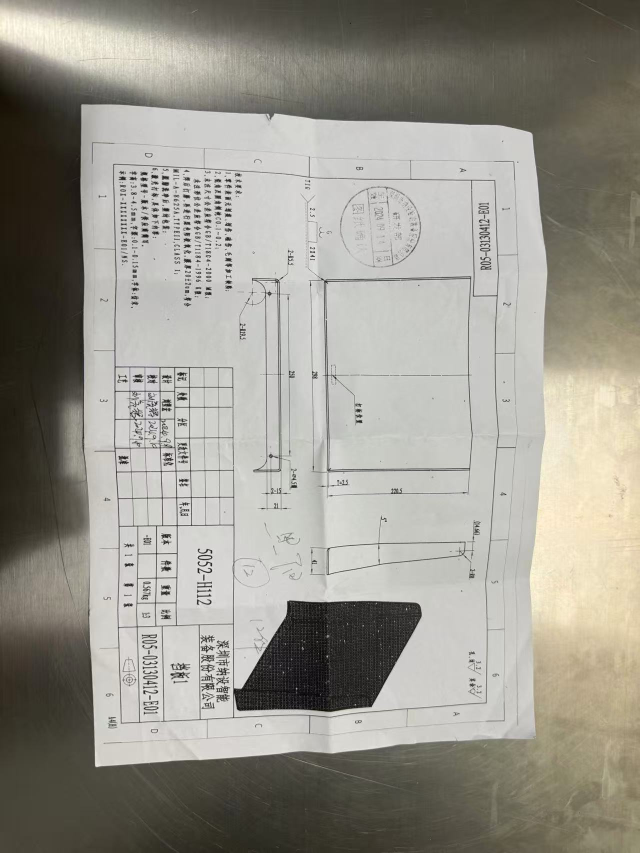
#> input picture data/raw/1.jpg, 1279 x 1706 px (shown at 1/2 size)
$ python dimension_model.py ../../data/raw/1.jpg
#> lines starting #> are read from the running program, lines starting #| are printed output that depends on the picture; after the words box and inside, x2 and y2 are one past the last pixel; in counts of white or black regions, pixels touching at a corner belong together
### src/config.py
# -*- coding: utf-8 -*-
"""
IQC 智能来料检测系统 - 全局配置
集中管理路径、参数，方便后续迁移/企业落地时调整。
"""
from pathlib import Path

# ============ 项目根路径 ============
BASE_DIR = Path(__file__).resolve().parent.parent

# ============ 数据目录 ============
DATA_DIR = BASE_DIR / "data"
RAW_DIR = DATA_DIR / "raw"              # 原始来料照片
STD_PARTS_DIR = DATA_DIR / "standard_parts"  # 标准件规格模拟图
DRAWINGS_DIR = DATA_DIR / "drawings"    # 图纸文件（PDF/图片）
DB_DIR = DATA_DIR / "db"
DB_PATH = DB_DIR / "iqc_records.db"

# ============ 模型目录 ============
MODEL_DIR = BASE_DIR / "models"
SPEC_MODEL_PATH = MODEL_DIR / "spec_classifier.pth"   # 规格识别 CNN
DEFECT_MODEL_PATH = MODEL_DIR / "defect_yolov8n.pt"   # 缺陷检测 YOLO
FASTENER_DEFECT_MODEL_PATH = MODEL_DIR / "fastener_defect_yolov8n.pt"  # 紧固件表面缺陷 YOLO
THREAD_MODEL_PATH = MODEL_DIR / "thread_classifier.pth"                # 螺纹状态 CNN

# ============ 规格识别（标准件分类）============
SPEC_CLASSES = ["M3", "M4", "M5", "M6", "M8"]   # 标准件规格类别（可扩展）
SPEC_IMG_SIZE = (256, 256)
SPEC_MODEL_TRAIN = "resnet18"                     # 'spec_cnn' | 'resnet18' 等

# ============ 紧固件表面缺陷（YOLO）============
# 在标准件俯视图上程序生成的缺陷，类别名对应画法
FASTENER_DEFECT_CLASSES = ["scratch", "pitted", "crack"]
FASTENER_DEFECT_DATA = DATA_DIR / "fastener_defects"      # YOLO 格式数据集（images+labels+data.yaml）
FASTENER_DEFECT_CONF_THRESH = 0.25
FASTENER_DEFECT_IMG_SIZE = 640

# ============ 螺纹状态（侧视图分类）============
THREAD_SIDE_DIR = DATA_DIR / "thread_side"        # 侧视图数据集 {train,val}/{good,missing,broken}
THREAD_CLASSES = ["good", "missing", "broken"]    # 正常 / 缺牙 / 烂牙
THREAD_IMG_SIZE = (224, 224)

# ============ 尺寸测量（传统 CV）============
# 标定系数：像素 ↔ 毫米（Phase 0 用模拟生成器已知值，Phase 1 用标定板实测）
# 该值同时决定模拟数据中零件在画布上的像素尺寸，须兼顾"规格区分度"与"不溢出"：
#   直径档位 M3~M8 = 82/105/127/150/195px（间隔22-25px，分类可分）
#   M8 垫片外径 = 13mm×1.25×15 = 244px < 256 画布（不溢出）
CALIB_PX_PER_MM = 15.0
# 标准件名义直径（头部直径 mm，GB/T 70.1 内六角螺钉），公差默认 ±0.2mm
SPEC_NOMINAL_HEAD_MM = {"M3": 5.5, "M4": 7.0, "M5": 8.5, "M6": 10.0, "M8": 13.0}
SPEC_HEAD_TOLERANCE_MM = 0.2
# 尺寸验证集目录（生成带真值 manifest 的图，用于验证测量精度）
DIMENSION_TEST_DIR = DATA_DIR / "dimension_test"

# ============ 缺陷检测（YOLO / NEU-DET）============
# NEU-DET 6 类缺陷
DEFECT_CLASSES = ["crazing", "inclusion", "patches", "pitted_surface",
                  "rolled_in_scale", "scratches"]
DEFECT_CONF_THRESH = 0.25   # 缺陷置信度阈值
DEFECT_IMG_SIZE = 640

# ============ 检测判定阈值 ============
SPEC_CONF_THRESH = 0.60     # 规格识别置信度，低于此值判定"无法识别"
SPEC_MARGIN_THRESH = 0.10   # top1-top2 概率差低于此值判定"无法识别"（间隔拒识）
DEFECT_AREA_THRESH = 0.0    # 缺陷面积阈值（保留，可扩展）

# ============ 相机/硬件（Phase 1 预留）============
CAMERA_INDEX = 0            # 本地摄像头索引（电脑镜头/手机 RTSP 预留）
CAMERA_API = "cv2"          # cv2 | basler | hikvision

# ============ 中文路径兼容：全局替换 cv2.imread/imwrite ============
# Windows 下 cv2.imread 无法读中文文件名，用 imdecode/imencode 替代。
# 用法：在模块顶部 from config import patch_cv_io; patch_cv_io() 后，
#       该模块的 cv2.imread/cv2.imwrite 自动兼容中文路径。
import cv2 as _cv2
import numpy as _np
from pathlib import Path as _Path


def _safe_imread(path, flags=_cv2.IMREAD_COLOR):
#> called with path = '../../data/raw/1.jpg', flags = 1
    p = _Path(path)
    try:
        data = _np.fromfile(p, dtype=_np.uint8)
    except Exception:
        return None
    if data.size == 0:
        return None
    return _cv2.imdecode(data, flags)
#> returned value is the input picture: shape (1706, 1279, 3); mean B, G, R 141.7, 150.9, 153.5


# [8 lines left out: function _safe_imwrite, not called in this run]


def patch_cv_io():
    """把 cv2.imread / cv2.imwrite 换成中文路径安全版本（幂等）。"""
    if getattr(_cv2, "imread", None) is not _safe_imread:
        _cv2.imread = _safe_imread
    if getattr(_cv2, "imwrite", None) is not _safe_imwrite:
        _cv2.imwrite = _safe_imwrite
    return _cv2

### src/detection/dimension_model.py
# -*- coding: utf-8 -*-
"""
尺寸测量模块（传统 CV，不训练模型）
从标准件俯视图测量关键直径，判定是否超差（尺寸不良 ③）。

流程：
    Otsu 分割 → 最大轮廓 → 判型（螺钉/垫片/螺母）→ 亚像素径向边缘圆拟合
    → 像素×标定系数=mm → 对照名义值±公差 → OK/NG

遵循光学方案设计口径：尺寸走光学测量（传统CV），AI 不做像素级猜测。
Phase 0 用模拟生成器的 px_per_mm；Phase 1 用标定板实测值。
"""
import sys
from pathlib import Path

import cv2
import numpy as np

sys.path.insert(0, str(Path(__file__).resolve().parents[1]))
from config import (SPEC_NOMINAL_HEAD_MM, SPEC_HEAD_TOLERANCE_MM,
                    CALIB_PX_PER_MM)
from gb_tolerance import linear_tolerance
from config import patch_cv_io; patch_cv_io()


# ================= 判型 =================

def _get_part_components(component_mask):
    """返回 (外轮廓, 孔轮廓列表)。用层级找外边界+内孔"""
    contours, hier = cv2.findContours(component_mask, cv2.RETR_CCOMP, cv2.CHAIN_APPROX_NONE)
    outer = max(contours, key=cv2.contourArea) if contours else None
    holes = []
    if outer is not None and hier is not None:
        # hier: [next, prev, first_child, parent]
        for i, h in enumerate(hier[0]):
            if h[3] != -1:   # 有父轮廓 → 是孔
                area = cv2.contourArea(contours[i])
                if area > 100:
                    holes.append(contours[i])
    return outer, holes


def _detect_part_type(mask, outer_contour, holes):
    """根据外轮廓形状 + 孔特征判型：screw / washer / nut / unknown"""
    if outer_contour is None:
        return "unknown"
    area = cv2.contourArea(outer_contour)
    if area <= 0:
        return "unknown"
    # 圆度：外接圆面积 vs 实际面积（圆→接近1；六角→略低）
    (x, y), r = cv2.minEnclosingCircle(outer_contour)
    circularity = area / (np.pi * r * r) if r > 0 else 0
    # 顶点数：轮廓近似后的角点
    peri = cv2.arcLength(outer_contour, True)
    approx = cv2.approxPolyDP(outer_contour, 0.02 * peri, True)
    n_verts = len(approx)
    # 孔：用最大内孔面积占比（washer 孔≈外径×0.42，占面积≈17%；screw 六角孔≈外径×0.45）
    hole_area = max((cv2.contourArea(h) for h in holes), default=0)
    hole_ratio = hole_area / area if area > 0 else 0

    if n_verts == 6 and 0.55 < circularity < 0.98:
        return "nut"               # 六角轮廓 → 螺母（可带小孔）
    if hole_ratio > 0.06 and circularity > 0.85:
        return "washer"            # 高圆度 + 明显中心通孔 → 垫片
    if circularity > 0.85:
        return "screw"             # 高圆度 + 无大孔 → 螺钉头
    return "unknown"


# [63 lines left out: functions infer_spec, _subpixel_edge_along_ray, _bilinear, _fit_circle_radius, not called in this run]


# ================= 主测量 =================

def measure_dimensions(img_bgr, px_per_mm=None, expected_spec=None):
    """
    测量标准件俯视图的直径。
    返回 dict：
        part_type, outer_diam_px, outer_diam_mm, inner_diam_mm (垫片孔径/螺母内径),
        status (OK/NG), nominal_mm, tolerance_mm, overlay (标注图)
    """
    px_per_mm = px_per_mm or CALIB_PX_PER_MM
    gray = cv2.cvtColor(img_bgr, cv2.COLOR_BGR2GRAY)
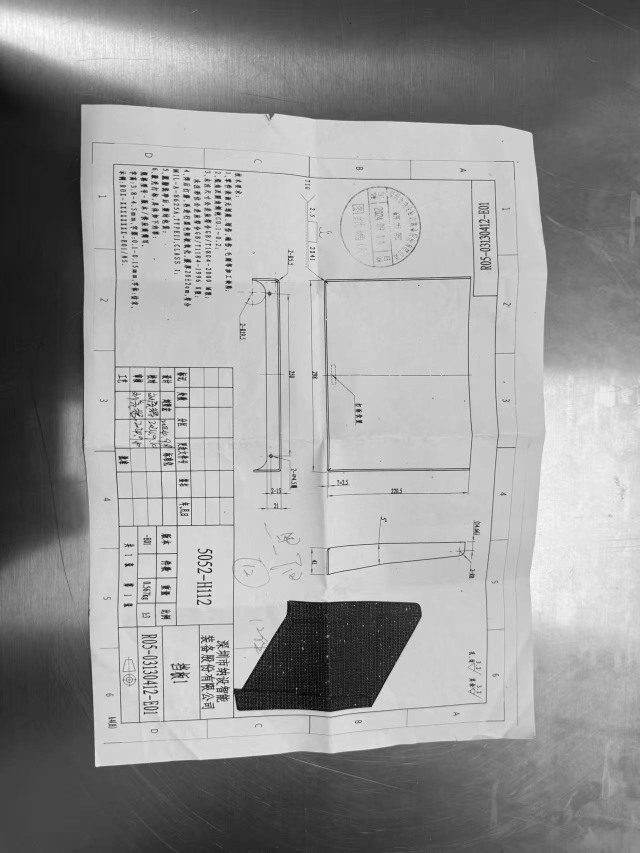
#> gray: shape (1706, 1279) (shown at 1/2 size); min 0, max 252, mean 150.6
    # 固定阈值分割：模拟图零件灰度 100+，黑背景（<30 轻微噪声抬亮）
    # 用 Otsu 在"背景占绝大比例"时阈值会漂高导致二值破碎，固定阈值更稳
    _, mask = cv2.threshold(gray, 40, 255, cv2.THRESH_BINARY)
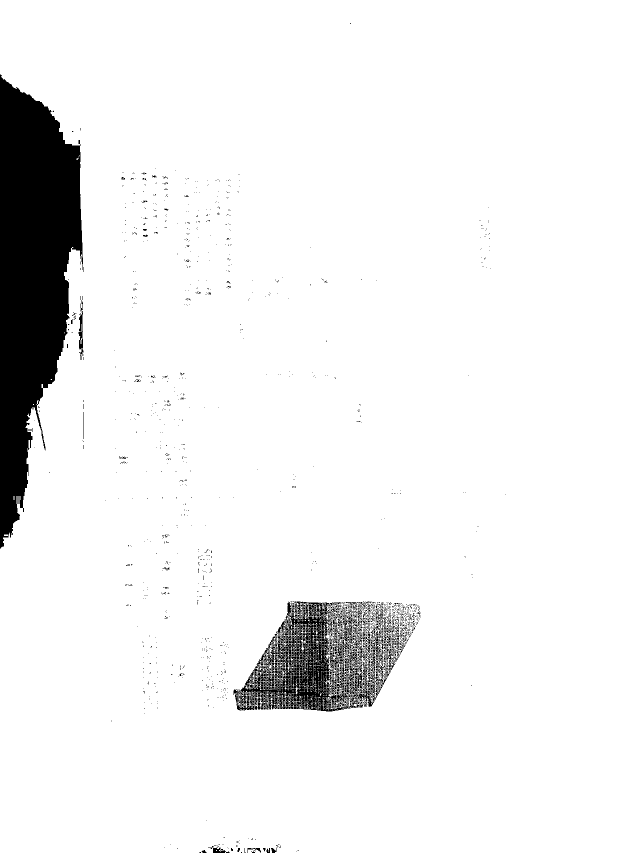
#> mask: shape (1706, 1279) (shown at 1/2 size); 93.8% white; 1312 black regions (1266 under 20 px), largest, box (x1, y1, x2, y2) and area: (0, 149, 167, 1098) 97419, (467, 1203, 804, 1423) 31884, (157, 622, 167, 720) 469
    # 取最大连通域（零件主体）
    n, labels, stats, cents = cv2.connectedComponentsWithStats(mask)
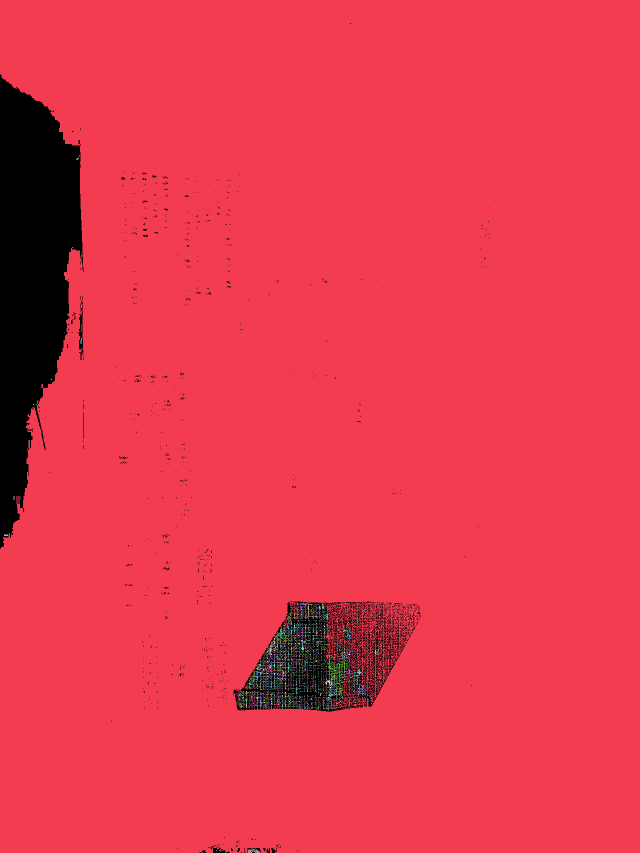
#> labels: shape (1706, 1279) int32 (shown at 1/2 size); 2049 distinct labels, from 0 to 2048; one colour per label, 0 black
#> n = 2049; stats = 2049 rows, first 6: [0, 46, 1011, 1660, 135415], [0, 0, 1279, 1706, 2036049], [157, 311, 3, 2, 4], [153, 315, 5, 5, 12], [290, 471, 2, 1, 2], [163, 503, 1, 1, 1]; cents = 2049 pairs, first value 11.5 to 792, second value 311.5 to 1703
    if n < 2:
        return {"status": "UNKNOWN", "reason": "未检测到零件", "part_type": "unknown",
                "overlay": img_bgr.copy()}
    big = 1 + int(np.argmax(stats[1:, cv2.CC_STAT_AREA]) )
#> big = 1
    big_area = stats[big, cv2.CC_STAT_AREA]
#> big_area = 2036049
    if big_area < 500:
        return {"status": "UNKNOWN", "reason": "零件区域过小", "part_type": "unknown",
                "overlay": img_bgr.copy()}
    component_mask = (labels == big).astype(np.uint8) * 255
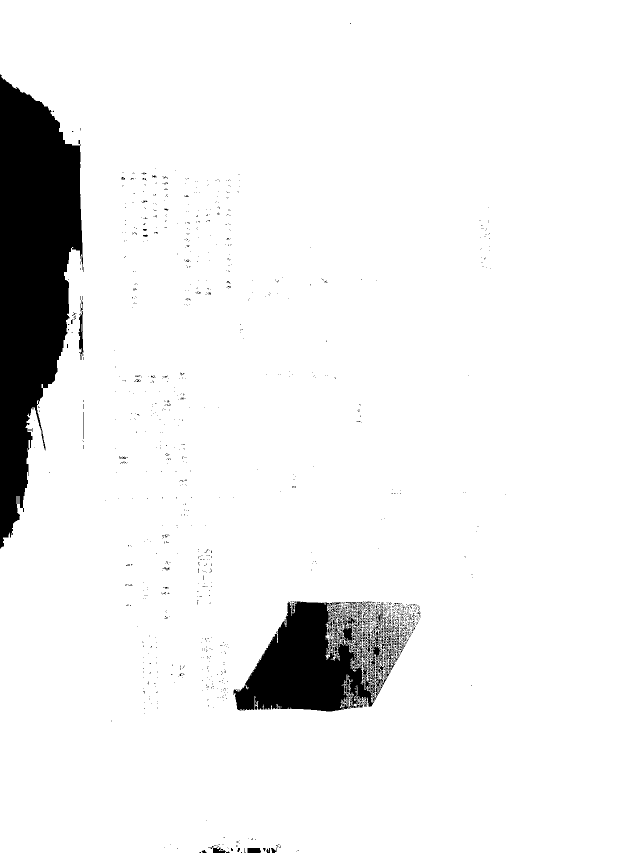
#> component_mask: shape (1706, 1279) (shown at 1/2 size); 93.3% white; 1299 black regions (1253 under 20 px)
    outer, holes = _get_part_components(component_mask)
#> in _get_part_components, `contours, hier = cv2.findContours(component_mask, cv2.RETR_CCOMP, cv2...`: contours = 2450 contours, 2284 with area under 20; largest, box (x1, y1, x2, y2) and area: (0, 0, 1279, 1706) 2080459, (466, 1202, 753, 1424) 38390, (739, 1271, 764, 1366) 822, (156, 621, 168, 721) 581, (704, 1277, 731, 1322) 443
#> in _get_part_components, `outer = max(contours, key=cv2.contourArea) if contours else None`: outer = contour of 6860 points, box (x1, y1, x2, y2) (0, 0, 1279, 1706), area 2080459
#> the loop in _get_part_components, `for i, h in enumerate(hier[0]):` made 2450 passes
#> (h, area) on passes 5, 7, 8, 13, 44, 54: ([5, 3, -1, 0], 32), ([7, 5, -1, 0], 41), ([8, 6, -1, 0], 27), ([13, 11, -1, 0], 22), ([44, 42, -1, 0], 41.5), ([54, 52, -1, 0], 32.5)
#> h on pass 1: [-1, -1, 1, -1]
#> after the loop in _get_part_components, `for i, h in enumerate(hier[0]):`: holes = 18 contours; largest, box (x1, y1, x2, y2) and area: (466, 1202, 753, 1424) 38390, (739, 1271, 764, 1366) 822, (156, 621, 168, 721) 581, (704, 1277, 731, 1322) 443, (772, 1296, 789, 1347) 282
    if outer is None:
        return {"status": "UNKNOWN", "reason": "未检测到零件轮廓", "part_type": "unknown",
                "overlay": img_bgr.copy()}
    part_type = _detect_part_type(component_mask, outer, holes)
#> in _detect_part_type, `area = cv2.contourArea(outer_contour)`: area = 2080459
#> in _detect_part_type, `(x, y), r = cv2.minEnclosingCircle(outer_contour)`: x = 639; y = 852.5; r = 1065.4
#> in _detect_part_type, `circularity = area / (np.pi * r * r) if r > 0 else 0`: circularity = 0.583
#> in _detect_part_type, `peri = cv2.arcLength(outer_contour, True)`: peri = 7015.7
#> in _detect_part_type, `approx = cv2.approxPolyDP(outer_contour, 0.02 * peri, True)`: approx = [[0, 0], [167, 534], [0, 1705], [1278, 1705], [1278, 0]]
#> in _detect_part_type, `n_verts = len(approx)`: n_verts = 5
#> in _detect_part_type, `hole_area = max((cv2.contourArea(h) for h in holes), default=0)`: hole_area = 38390.5
#> in _detect_part_type, `hole_ratio = hole_area / area if area > 0 else 0`: hole_ratio = 0.0185
#> part_type = 'unknown'

    # 中心
    M = cv2.moments(outer)
#> M = moments, m00 2080459, centre m10/m00, m01/m00 = (666.1, 866.5)
    cx = M["m10"] / M["m00"] if M["m00"] else mask.shape[1] / 2
#> cx = 666.1
    cy = M["m01"] / M["m00"] if M["m00"] else mask.shape[0] / 2
#> cy = 866.5
    approx_r = np.sqrt(cv2.contourArea(outer) / np.pi)
#> approx_r = 813.8

    overlay = img_bgr.copy()
    result = {"part_type": part_type, "overlay": overlay}

    if part_type == "nut":
        # 外六角外接圆直径（外径）+ 内孔
        result.update(_measure_hex(img_bgr, gray, outer, holes, cx, cy, px_per_mm,
                                   expected_spec))
    elif part_type in ("screw", "washer"):
        # 外圆亚像素拟合
        rr, unc = _fit_circle_radius(gray, cx, cy, approx_r)
        outer_diam_px = 2 * rr
        outer_diam_mm = outer_diam_px / px_per_mm
        # 内孔（垫片孔径 / 螺钉内六角近似）：用层级孔轮廓
        inner_mm = None
        if holes:
            big_in = max(holes, key=cv2.contourArea)
            if cv2.contourArea(big_in) > 200:
                (x0, y0), ri = cv2.minEnclosingCircle(big_in)
                inner_mm = 2 * ri / px_per_mm
        result.update({
            "outer_diam_px": outer_diam_px, "outer_diam_mm": outer_diam_mm,
            "measure_uncertainty_mm": unc / px_per_mm,
            "inner_diam_mm": inner_mm,
        })
        # overlay：画外圆
        cv2.circle(overlay, (int(cx), int(cy)), int(rr), (0, 0, 255), 2)
        # 判定
        result.update(_judge_dimension(expected_spec, part_type, outer_diam_mm))
    else:
        result["status"] = "UNKNOWN"
        result["reason"] = "无法判型"
    return result


# [43 lines left out: functions _measure_hex, _judge_dimension, not called in this run]


if __name__ == "__main__":
    import argparse
    ap = argparse.ArgumentParser()
    ap.add_argument("img")
    ap.add_argument("--spec", default=None, help="期望规格 M3~M8，用于公差判定")
    ap.add_argument("--px_per_mm", type=float, default=None)
    args = ap.parse_args()
    import json
    img = cv2.imread(args.img)
    res = measure_dimensions(img, px_per_mm=args.px_per_mm, expected_spec=args.spec)
#> res = 4 items
    # 移除 overlay 避免打印太长
    out = {k: v for k, v in res.items() if k != "overlay"}
#> out = {'part_type': 'unknown', 'status': 'UNKNOWN', 'reason': '无法判型'}
    print(json.dumps(out, ensure_ascii=False, indent=2, default=str))
#| {
#|   "part_type": "unknown",
#|   "status": "UNKNOWN",
#|   "reason": "无法判型"
#| }
